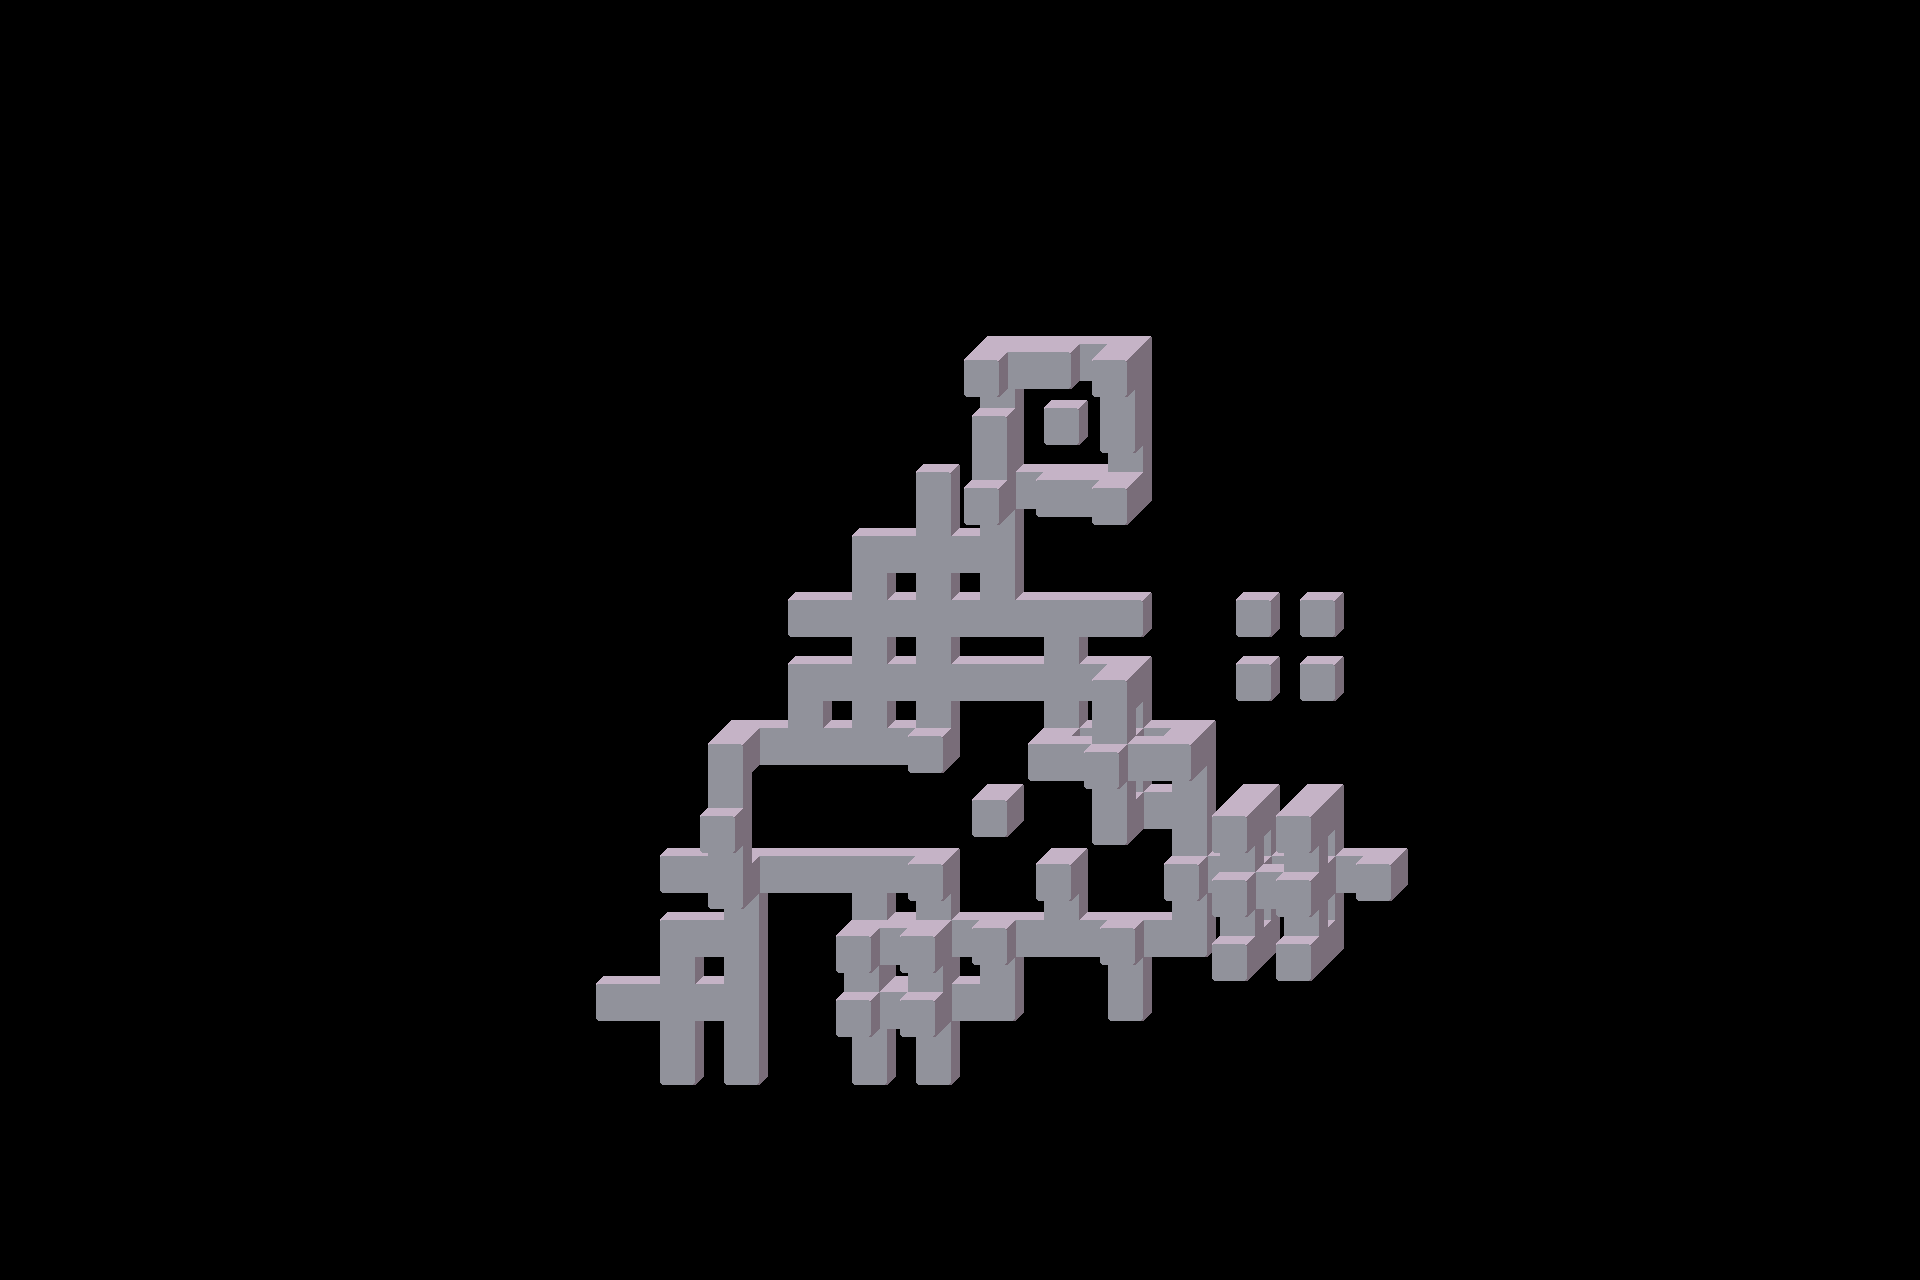

The image is a tile-based game level rendered from a .tmx file. Its description and complete source (layers, tilesets, objects, tile grids) follow:
An orthogonal 30x20 tile map with 64x64 px tiles, 4 tile layers (Tile Layer 1, Tile Layer 2, Tile Layer 3, Tile Layer 4).

<map version="1.10" tiledversion="1.11.0" orientation="orthogonal" renderorder="right-down" width="30" height="20" tilewidth="64" tileheight="64" infinite="0" nextlayerid="13" nextobjectid="2">
 <tileset firstgid="1" source="../inverse_grayblocks.tsx" />
 <group id="9" name="Group 1">
  <layer id="1" name="Tile Layer 1" width="30" height="20">
   <data encoding="csv">
0,0,0,0,0,0,0,0,0,0,0,0,0,0,0,0,0,0,0,0,0,0,0,0,0,0,0,0,0,0,
0,0,0,0,0,0,0,0,0,0,0,0,0,0,0,0,0,0,0,0,0,0,0,0,0,0,0,0,0,0,
0,0,0,0,0,0,0,0,0,0,0,0,0,0,0,0,0,0,0,0,0,0,0,0,0,0,0,0,0,0,
0,0,0,0,0,0,0,0,0,0,0,0,0,0,0,0,0,0,0,0,0,0,0,0,0,0,0,0,0,0,
0,0,0,0,0,0,0,0,0,0,0,0,0,0,0,0,0,0,0,0,0,0,0,0,0,0,0,0,0,0,
0,0,0,0,0,0,0,0,0,0,0,0,0,0,0,6,3,8,0,0,0,0,0,0,0,0,0,0,0,0,
0,0,0,0,0,0,0,0,0,0,0,0,0,0,0,9,1,9,0,0,0,0,0,0,0,0,0,0,0,0,
0,0,0,0,0,0,0,0,0,0,0,0,0,0,5,10,3,16,0,0,0,0,0,0,0,0,0,0,0,0,
0,0,0,0,0,0,0,0,0,0,0,0,0,6,11,12,0,0,0,0,0,0,0,0,0,0,0,0,0,0,
0,0,0,0,0,0,0,0,0,0,0,0,2,11,11,15,7,4,0,1,1,0,0,0,0,0,0,0,0,0,
0,0,0,0,0,0,0,0,0,0,0,0,6,11,11,3,11,8,0,1,1,0,0,0,0,0,0,0,0,0,
0,0,0,0,0,0,0,0,0,0,0,2,15,15,16,0,14,11,8,0,0,0,0,0,0,0,0,0,0,0,
0,0,0,0,0,0,0,0,0,0,0,0,0,0,0,1,0,14,12,5,5,0,0,0,0,0,0,0,0,0,
0,0,0,0,0,0,0,0,0,0,2,7,3,7,8,0,5,0,10,11,11,4,0,0,0,0,0,0,0,0,
0,0,0,0,0,0,0,0,0,0,6,12,0,10,11,7,15,7,16,13,13,0,0,0,0,0,0,0,0,0,
0,0,0,0,0,0,0,0,0,2,11,12,0,10,11,16,0,13,0,0,0,0,0,0,0,0,0,0,0,0,
0,0,0,0,0,0,0,0,0,0,13,13,0,13,13,0,0,0,0,0,0,0,0,0,0,0,0,0,0,0,
0,0,0,0,0,0,0,0,0,0,0,0,0,0,0,0,0,0,0,0,0,0,0,0,0,0,0,0,0,0,
0,0,0,0,0,0,0,0,0,0,0,0,0,0,0,0,0,0,0,0,0,0,0,0,0,0,0,0,0,0,
0,0,0,0,0,0,0,0,0,0,0,0,0,0,0,0,0,0,0,0,0,0,0,0,0,0,0,0,0,0
</data>
  </layer>
  <objectgroup id="5" name="Object Layer 1" />
 </group>
 <group id="10" name="Group 2">
  <layer id="2" name="Tile Layer 2" width="30" height="20" tintcolor="#e5e5e5" offsetx="-8" offsety="8">
   <data encoding="csv">
0,0,0,0,0,0,0,0,0,0,0,0,0,0,0,0,0,0,0,0,0,0,0,0,0,0,0,0,0,0,
0,0,0,0,0,0,0,0,0,0,0,0,0,0,0,0,0,0,0,0,0,0,0,0,0,0,0,0,0,0,
0,0,0,0,0,0,0,0,0,0,0,0,0,0,0,0,0,0,0,0,0,0,0,0,0,0,0,0,0,0,
0,0,0,0,0,0,0,0,0,0,0,0,0,0,0,0,0,0,0,0,0,0,0,0,0,0,0,0,0,0,
0,0,0,0,0,0,0,0,0,0,0,0,0,0,0,0,0,0,0,0,0,0,0,0,0,0,0,0,0,0,
0,0,0,0,0,0,0,0,0,0,0,0,0,0,0,2,4,5,0,0,0,0,0,0,0,0,0,0,0,0,
0,0,0,0,0,0,0,0,0,0,0,0,0,0,0,5,0,13,0,0,0,0,0,0,0,0,0,0,0,0,
0,0,0,0,0,0,0,0,0,0,0,0,0,0,0,13,2,4,0,0,0,0,0,0,0,0,0,0,0,0,
0,0,0,0,0,0,0,0,0,0,0,0,0,0,0,0,0,0,0,0,0,0,0,0,0,0,0,0,0,0,
0,0,0,0,0,0,0,0,0,0,0,0,0,0,0,0,0,0,0,0,0,0,0,0,0,0,0,0,0,0,
0,0,0,0,0,0,0,0,0,0,0,0,0,0,0,0,0,1,0,0,0,0,0,0,0,0,0,0,0,0,
0,0,0,0,0,0,0,0,0,0,0,1,0,0,1,0,1,1,1,0,0,0,0,0,0,0,0,0,0,0,
0,0,0,0,0,0,0,0,0,0,0,0,0,0,0,1,0,1,0,1,1,0,0,0,0,0,0,0,0,0,
0,0,0,0,0,0,0,0,0,0,0,1,0,0,1,0,1,0,1,1,1,1,0,0,0,0,0,0,0,0,
0,0,0,0,0,0,0,0,0,0,0,0,0,6,8,1,0,1,0,1,1,0,0,0,0,0,0,0,0,0,
0,0,0,0,0,0,0,0,0,0,0,0,0,14,16,0,0,0,0,0,0,0,0,0,0,0,0,0,0,0,
0,0,0,0,0,0,0,0,0,0,0,0,0,0,0,0,0,0,0,0,0,0,0,0,0,0,0,0,0,0,
0,0,0,0,0,0,0,0,0,0,0,0,0,0,0,0,0,0,0,0,0,0,0,0,0,0,0,0,0,0,
0,0,0,0,0,0,0,0,0,0,0,0,0,0,0,0,0,0,0,0,0,0,0,0,0,0,0,0,0,0,
0,0,0,0,0,0,0,0,0,0,0,0,0,0,0,0,0,0,0,0,0,0,0,0,0,0,0,0,0,0
</data>
  </layer>
  <objectgroup id="6" name="Object Layer 2" offsetx="-8" offsety="8" />
 </group>
 <group id="11" name="Group 3">
  <layer id="3" name="Tile Layer 3" width="30" height="20" offsetx="-16" offsety="16">
   <data encoding="csv">
0,0,0,0,0,0,0,0,0,0,0,0,0,0,0,0,0,0,0,0,0,0,0,0,0,0,0,0,0,0,
0,0,0,0,0,0,0,0,0,0,0,0,0,0,0,0,0,0,0,0,0,0,0,0,0,0,0,0,0,0,
0,0,0,0,0,0,0,0,0,0,0,0,0,0,0,0,0,0,0,0,0,0,0,0,0,0,0,0,0,0,
0,0,0,0,0,0,0,0,0,0,0,0,0,0,0,0,0,0,0,0,0,0,0,0,0,0,0,0,0,0,
0,0,0,0,0,0,0,0,0,0,0,0,0,0,0,0,0,0,0,0,0,0,0,0,0,0,0,0,0,0,
0,0,0,0,0,0,0,0,0,0,0,0,0,0,0,1,0,1,0,0,0,0,0,0,0,0,0,0,0,0,
0,0,0,0,0,0,0,0,0,0,0,0,0,0,0,0,0,0,0,0,0,0,0,0,0,0,0,0,0,0,
0,0,0,0,0,0,0,0,0,0,0,0,0,0,0,1,0,1,0,0,0,0,0,0,0,0,0,0,0,0,
0,0,0,0,0,0,0,0,0,0,0,0,0,0,0,0,0,0,0,0,0,0,0,0,0,0,0,0,0,0,
0,0,0,0,0,0,0,0,0,0,0,0,0,0,0,0,0,0,0,0,0,0,0,0,0,0,0,0,0,0,
0,0,0,0,0,0,0,0,0,0,0,0,0,0,0,0,0,5,0,0,0,0,0,0,0,0,0,0,0,0,
0,0,0,0,0,0,0,0,0,0,0,5,0,0,0,0,2,11,4,0,0,0,0,0,0,0,0,0,0,0,
0,0,0,0,0,0,0,0,0,0,0,9,0,0,0,0,0,13,0,5,5,0,0,0,0,0,0,0,0,0,
0,0,0,0,0,0,0,0,0,0,0,13,0,0,0,0,0,0,0,10,12,0,0,0,0,0,0,0,0,0,
0,0,0,0,0,0,0,0,0,0,0,0,0,1,1,0,0,0,0,13,13,0,0,0,0,0,0,0,0,0,
0,0,0,0,0,0,0,0,0,0,0,0,0,1,1,0,0,0,0,0,0,0,0,0,0,0,0,0,0,0,
0,0,0,0,0,0,0,0,0,0,0,0,0,0,0,0,0,0,0,0,0,0,0,0,0,0,0,0,0,0,
0,0,0,0,0,0,0,0,0,0,0,0,0,0,0,0,0,0,0,0,0,0,0,0,0,0,0,0,0,0,
0,0,0,0,0,0,0,0,0,0,0,0,0,0,0,0,0,0,0,0,0,0,0,0,0,0,0,0,0,0,
0,0,0,0,0,0,0,0,0,0,0,0,0,0,0,0,0,0,0,0,0,0,0,0,0,0,0,0,0,0
</data>
  </layer>
  <objectgroup id="7" name="Object Layer 3" offsetx="-16" offsety="16" />
 </group>
 <group id="12" name="Group 4">
  <layer id="4" name="Tile Layer 4" width="30" height="20" tintcolor="#e6e6e6" offsetx="-24" offsety="24">
   <data encoding="csv">
0,0,0,0,0,0,0,0,0,0,0,0,0,0,0,0,0,0,0,0,0,0,0,0,0,0,0,0,0,0,
0,0,0,0,0,0,0,0,0,0,0,0,0,0,0,0,0,0,0,0,0,0,0,0,0,0,0,0,0,0,
0,0,0,0,0,0,0,0,0,0,0,0,0,0,0,0,0,0,0,0,0,0,0,0,0,0,0,0,0,0,
0,0,0,0,0,0,0,0,0,0,0,0,0,0,0,0,0,0,0,0,0,0,0,0,0,0,0,0,0,0,
0,0,0,0,0,0,0,0,0,0,0,0,0,0,0,0,0,0,0,0,0,0,0,0,0,0,0,0,0,0,
0,0,0,0,0,0,0,0,0,0,0,0,0,0,0,0,0,0,0,0,0,0,0,0,0,0,0,0,0,0,
0,0,0,0,0,0,0,0,0,0,0,0,0,0,0,0,0,0,0,0,0,0,0,0,0,0,0,0,0,0,
0,0,0,0,0,0,0,0,0,0,0,0,0,0,0,0,0,0,0,0,0,0,0,0,0,0,0,0,0,0,
0,0,0,0,0,0,0,0,0,0,0,0,0,0,0,0,0,0,0,0,0,0,0,0,0,0,0,0,0,0,
0,0,0,0,0,0,0,0,0,0,0,0,0,0,0,0,0,0,0,0,0,0,0,0,0,0,0,0,0,0,
0,0,0,0,0,0,0,0,0,0,0,0,0,0,0,0,0,0,0,0,0,0,0,0,0,0,0,0,0,0,
0,0,0,0,0,0,0,0,0,0,0,0,0,0,0,0,0,1,0,0,0,0,0,0,0,0,0,0,0,0,
0,0,0,0,0,0,0,0,0,0,0,1,0,0,0,0,0,0,0,1,1,0,0,0,0,0,0,0,0,0,
0,0,0,0,0,0,0,0,0,0,0,0,0,0,0,0,0,0,0,1,1,0,0,0,0,0,0,0,0,0,
0,0,0,0,0,0,0,0,0,0,0,0,0,0,0,0,0,0,0,1,1,0,0,0,0,0,0,0,0,0,
0,0,0,0,0,0,0,0,0,0,0,0,0,0,0,0,0,0,0,0,0,0,0,0,0,0,0,0,0,0,
0,0,0,0,0,0,0,0,0,0,0,0,0,0,0,0,0,0,0,0,0,0,0,0,0,0,0,0,0,0,
0,0,0,0,0,0,0,0,0,0,0,0,0,0,0,0,0,0,0,0,0,0,0,0,0,0,0,0,0,0,
0,0,0,0,0,0,0,0,0,0,0,0,0,0,0,0,0,0,0,0,0,0,0,0,0,0,0,0,0,0,
0,0,0,0,0,0,0,0,0,0,0,0,0,0,0,0,0,0,0,0,0,0,0,0,0,0,0,0,0,0
</data>
  </layer>
  <objectgroup id="8" name="Object Layer 4" offsetx="-24" offsety="24" />
 </group>
</map>
